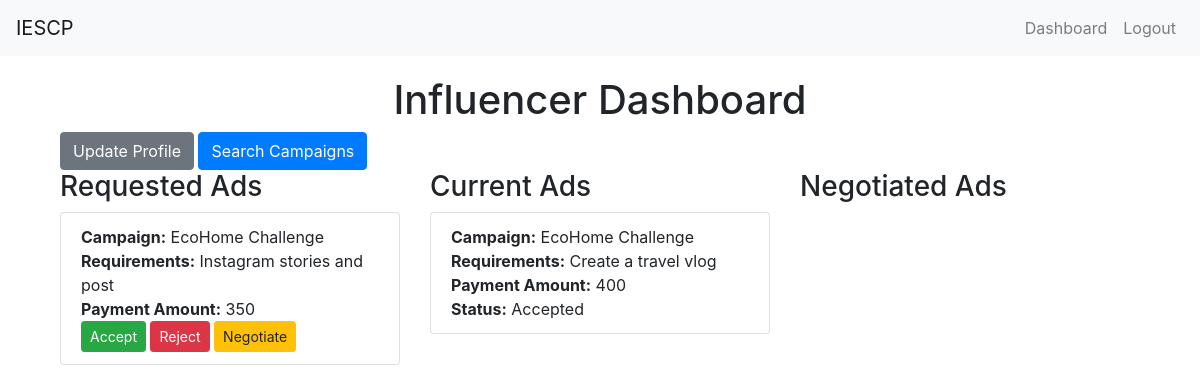
/influencer_dashboard (signed in), run on an earlier commit of the app's database.
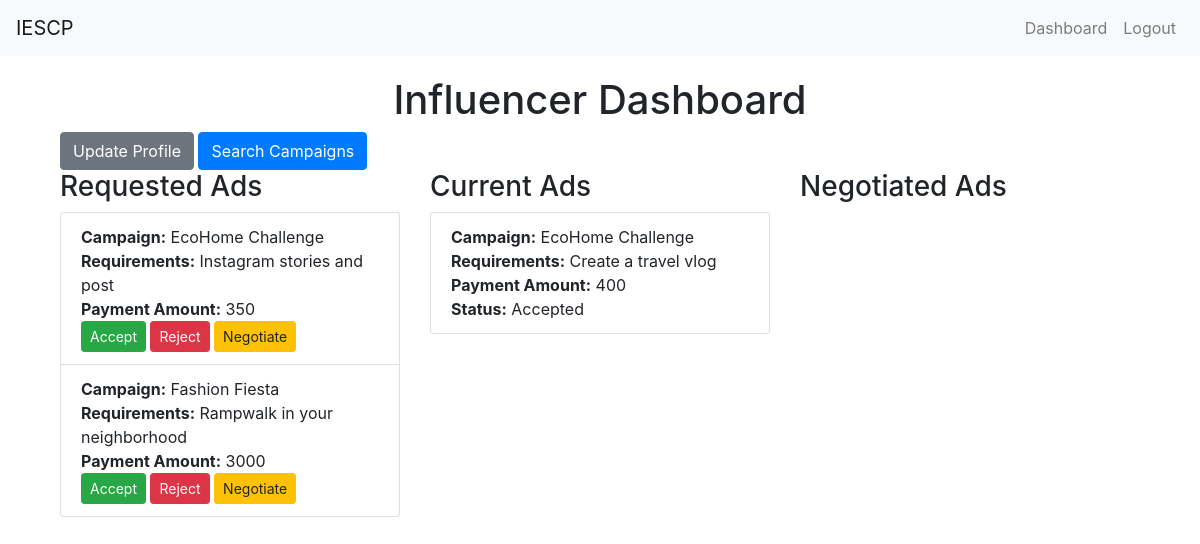
And on a later commit of the database.
### app.py (models this page shows, shortened)
class AdRequest(db.Model):
    id = db.Column(db.Integer, primary_key=True)
    campaign_id = db.Column(db.Integer, db.ForeignKey('campaign.id'), nullable=False)
    influencer_id = db.Column(db.Integer, db.ForeignKey('user.id'), nullable=False)
    messages = db.Column(db.Text)
    requirements = db.Column(db.Text)
    payment_amount = db.Column(db.Integer)
    negotiation_comment = db.Column(db.Text, nullable=True)
    status = db.Column(db.String(20), nullable=False, default='Requested')

class Campaign(db.Model):
    id = db.Column(db.Integer, primary_key=True)
    name = db.Column(db.String(100), nullable=False)
    description = db.Column(db.String(200))
    start_date = db.Column(db.DateTime, default=db.func.current_timestamp())
    end_date = db.Column(db.DateTime)
    niche = db.Column(db.String(100))
    budget = db.Column(db.Float, nullable=False)
    owner_id = db.Column(db.Integer, db.ForeignKey('user.id'), nullable=False)
    visibility = db.Column(db.String(10))  # 'public' or 'private'
    flagged = db.Column(db.Boolean, default=False)
    ad_requests = db.relationship('AdRequest', backref='campaign', lazy=True)

### app.py (the view)
@app.route('/influencer_dashboard')
@login_required
def influencer_dashboard():
    if current_user.role != 'influencer':
        flash('Access unauthorized!', 'danger')
        return redirect(url_for('index'))
    requested_ads = AdRequest.query.filter_by(influencer_id=current_user.id, status='Requested').all()
    current_ads = AdRequest.query.filter_by(influencer_id=current_user.id, status='Accepted').all()
    negotiated_ads = AdRequest.query.filter_by(influencer_id=current_user.id, status='Negotiated').all()
    return render_template('influencer_dashboard.html', current_ads=current_ads, negotiated_ads=negotiated_ads, requested_ads=requested_ads)

### app.py (called while the page is built)
@login_manager.user_loader
def load_user(user_id):
    return User.query.get(int(user_id))

### templates/influencer_dashboard.html (shortened to what this page needs)
{% extends "layout.html" %}
{% block content %}
<div class="container">
    <h1 class="text-center">Influencer Dashboard</h1>
    <a href="{{ url_for('profile') }}" class="btn btn-secondary">Update Profile</a>
    <a href="{{ url_for('search_campaigns') }}" class="btn btn-primary">Search Campaigns</a>
    <div class="row">
        <div class="col-md-4">
            <h3>Requested Ads</h3>
            <ul class="list-group">
                {% for ad in requested_ads %}
                <li class="list-group-item">
                    <strong>Campaign:</strong> {{ ad.campaign.name }}<br>
                    <strong>Requirements:</strong> {{ ad.requirements }}<br>
                    <strong>Payment Amount:</strong> {{ ad.payment_amount }}<br>
                    <form method="POST" action="{{ url_for('accept_ad_request', ad_request_id=ad.id) }}" style="display:inline;">
                        <button type="submit" class="btn btn-success btn-sm">Accept</button>
                    </form>
                    <form method="POST" action="{{ url_for('reject_ad_request', ad_request_id=ad.id) }}" style="display:inline;">
                        <button type="submit" class="btn btn-danger btn-sm">Reject</button>
                    </form>
                    <a href="{{ url_for('negotiate_ad_request', ad_request_id=ad.id) }}" class="btn btn-warning btn-sm">Negotiate</a>
                </li>
                {% endfor %}
            </ul>
        </div>
        <div class="col-md-4">
            <h3>Current Ads</h3>
            <ul class="list-group">
                {% for ad in current_ads %}
                <li class="list-group-item">
                    <strong>Campaign:</strong> {{ ad.campaign.name }}<br>
                    <strong>Requirements:</strong> {{ ad.requirements }}<br>
                    <strong>Payment Amount:</strong> {{ ad.payment_amount }}<br>
                    <strong>Status:</strong> {{ ad.status }}
                </li>
                {% endfor %}
            </ul>
        </div>
        <div class="col-md-4">
            <h3>Negotiated Ads</h3>
        </div>
    </div>
</div>
{% endblock %}

What changed in the data, as far as the page shows it:
added AdRequest: campaign.name "Fashion Fiesta", requirements "Rampwalk in your neighborhood", payment_amount "3000", shown under "Requested Ads"
